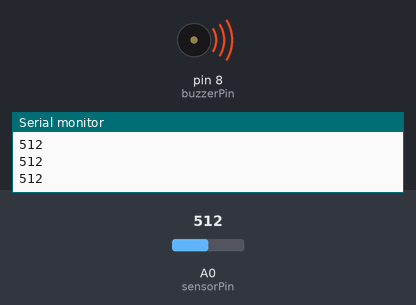
Simulated run of this sketch. Board: Arduino Uno, built with avr-gcc and run on an emulated ATmega328P. Parts: buzzer (waves = sounding, pin HIGH), the last lines printed to the serial monitor. Inputs (shaded band) come from the test bench; at power-on: A0 (sensorPin) = 512.

Above: at 1.2 s.
1.3 s: A0 (sensorPin) set to 109
2.8 s: A0 (sensorPin) set to 95
At 3.6 s:
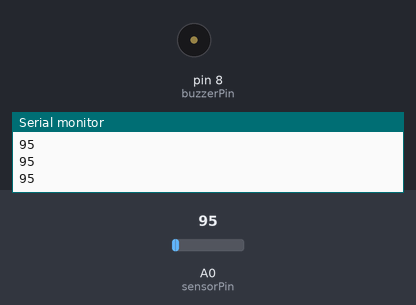
4.3 s: A0 (sensorPin) set to 122
At 4.9 s:
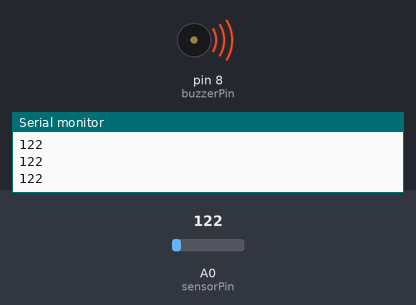
5.8 s: A0 (sensorPin) set to 90
At 6.2 s:
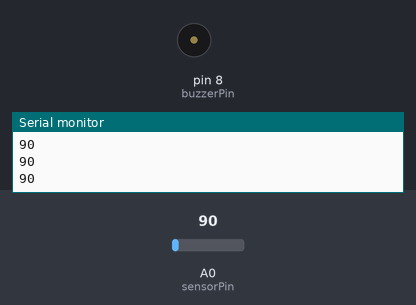
Timing chart, 0 to 8.3 s (numbered marks = the images above; inputs shaded):
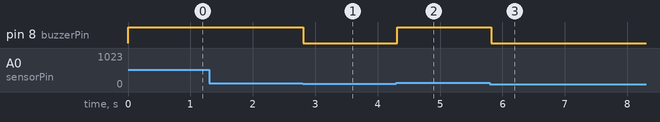

The sketch:

gasLeakDetector.ino
```cpp
// Deklarasi pin yang digunakan
const int sensorPin = A0; // Pin analog yang terhubung ke AO sensor MQ-9
const int buzzerPin = 8;  // Pin digital yang terhubung ke buzzer
const int threshold = 100; // Ambang batas konsentrasi gas

void setup() {
  // Mengatur mode pin sensor dan buzzer
  pinMode(sensorPin, INPUT); // Mengatur pin sensor sebagai input
  pinMode(buzzerPin, OUTPUT); // Mengatur pin buzzer sebagai output

  // Menginisialisasi komunikasi serial untuk debugging
  Serial.begin(9600);
}

void loop() {
  // Membaca nilai dari sensor MQ-9
  int sensorValue = analogRead(sensorPin);

  // Menampilkan nilai sensor ke Serial Monitor untuk debugging
  Serial.println(sensorValue);

  // Memeriksa apakah nilai sensor melebihi ambang batas
  if (sensorValue > threshold) {
    // Jika nilai sensor melebihi ambang batas, mengaktifkan buzzer
    digitalWrite(buzzerPin, HIGH);
  } else {
    // Jika nilai sensor tidak melebihi ambang batas, mematikan buzzer
    digitalWrite(buzzerPin, LOW);
  }

  // Menunda selama 100 ms sebelum membaca nilai sensor lagi
  delay(100);
}
```

Measured:
- the behaviour switches between 101 and 100 on A0 (sensorPin) (found by bisection; images 0 and 1)
- after the input at 2.8 s, pin 8 (buzzerPin): HIGH → LOW at once
- after the input at 4.3 s, pin 8 (buzzerPin): LOW → HIGH at once
- after the input at 5.8 s, pin 8 (buzzerPin): HIGH → LOW at once
